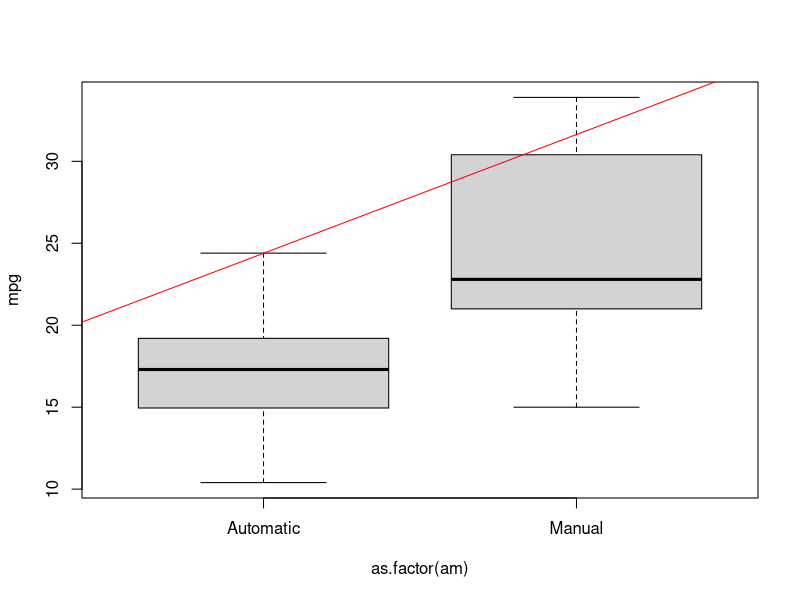
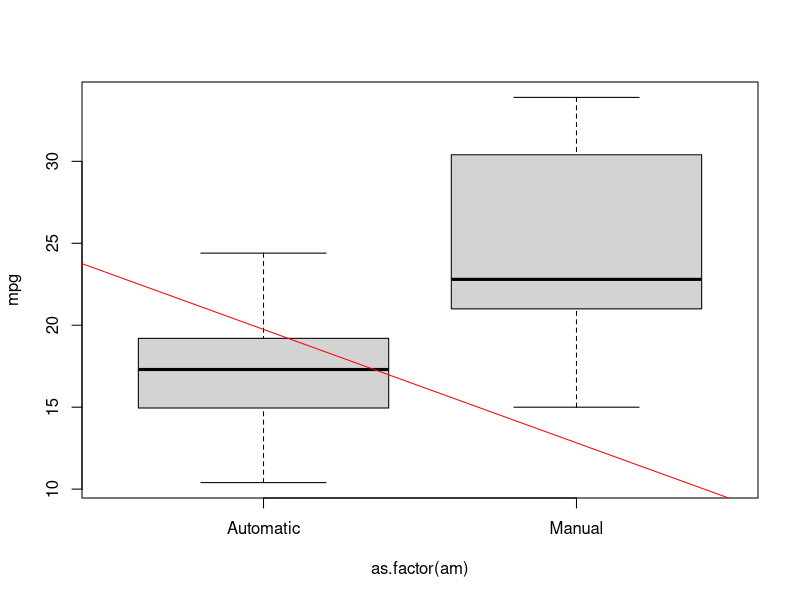
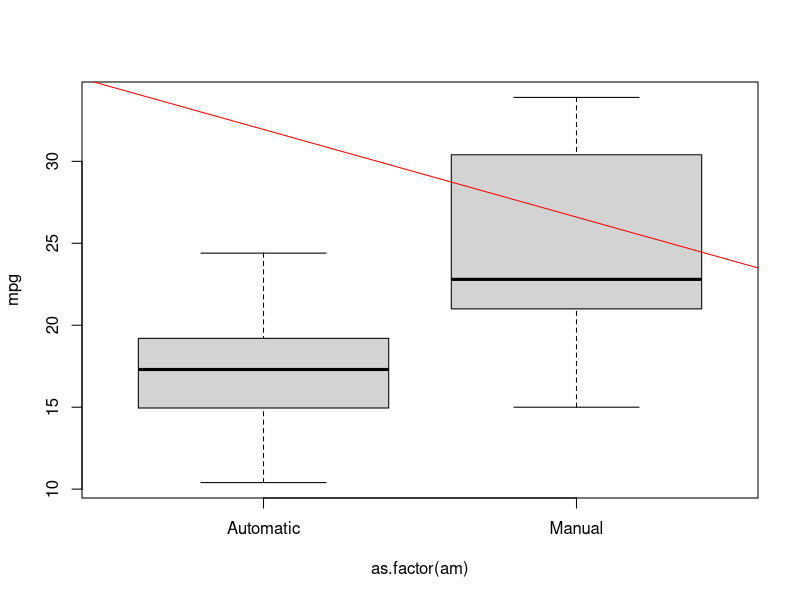

R code for these plots, in order:
## ---- chunk 1
knitr::opts_chunk$set(echo = FALSE)
## ---- chunk 2
mpgdata    <- mtcars
mpgdata$am <- factor(mpgdata$am, labels = c("Automatic","Manual"))
    
Model <- lm(mpg~as.factor(am), mpgdata)
summary(Model)
plot(mpg~as.factor(am), data = mpgdata)
      abline(Model, col = "red")
## ---- chunk 3
Model <- lm(mpg~as.factor(cyl), mpgdata)
summary(Model)
plot(mpg~as.factor(am), data = mpgdata)
      abline(Model, col = "red")
## ---- chunk 4
Model <- lm(mpg~wt, mpgdata)
summary(Model)
plot(mpg~as.factor(am), data = mpgdata)
      abline(Model, col = "red")
